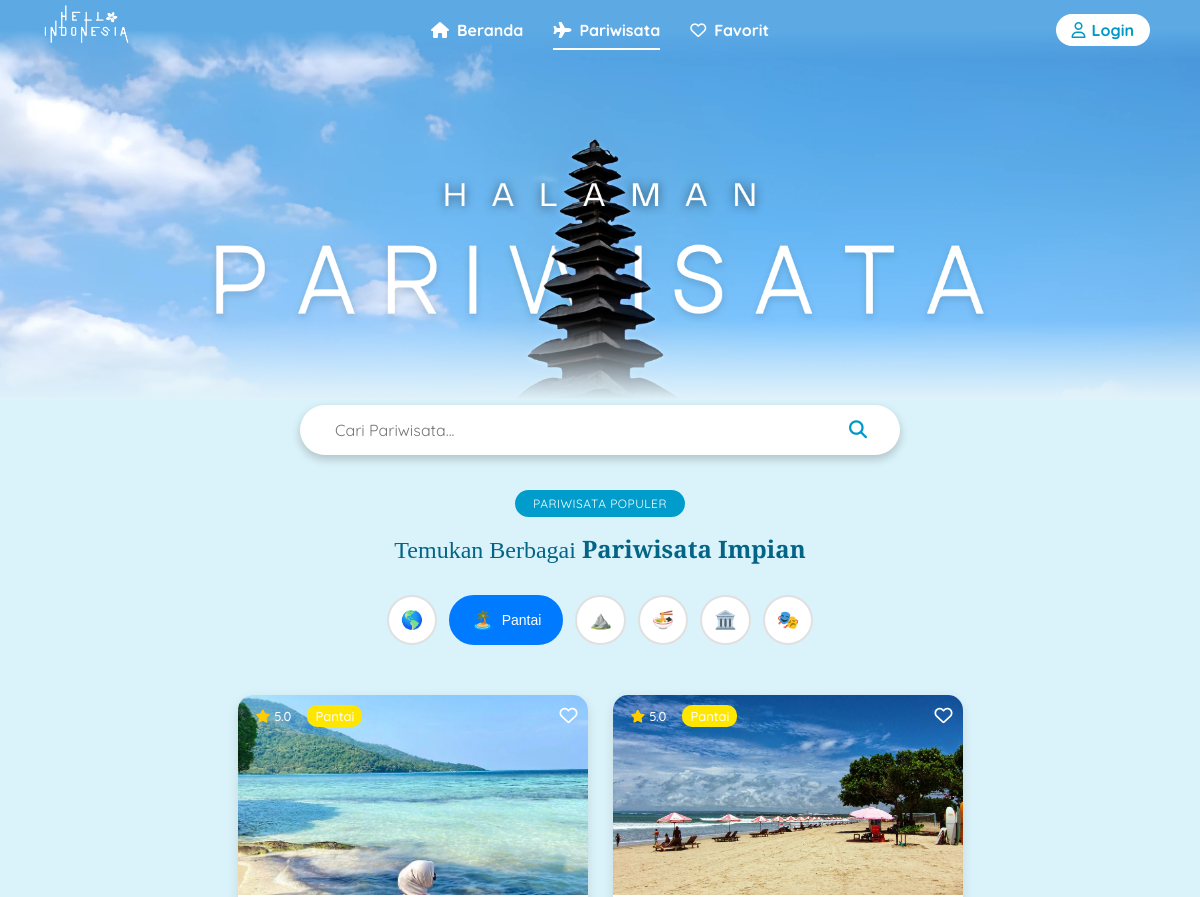
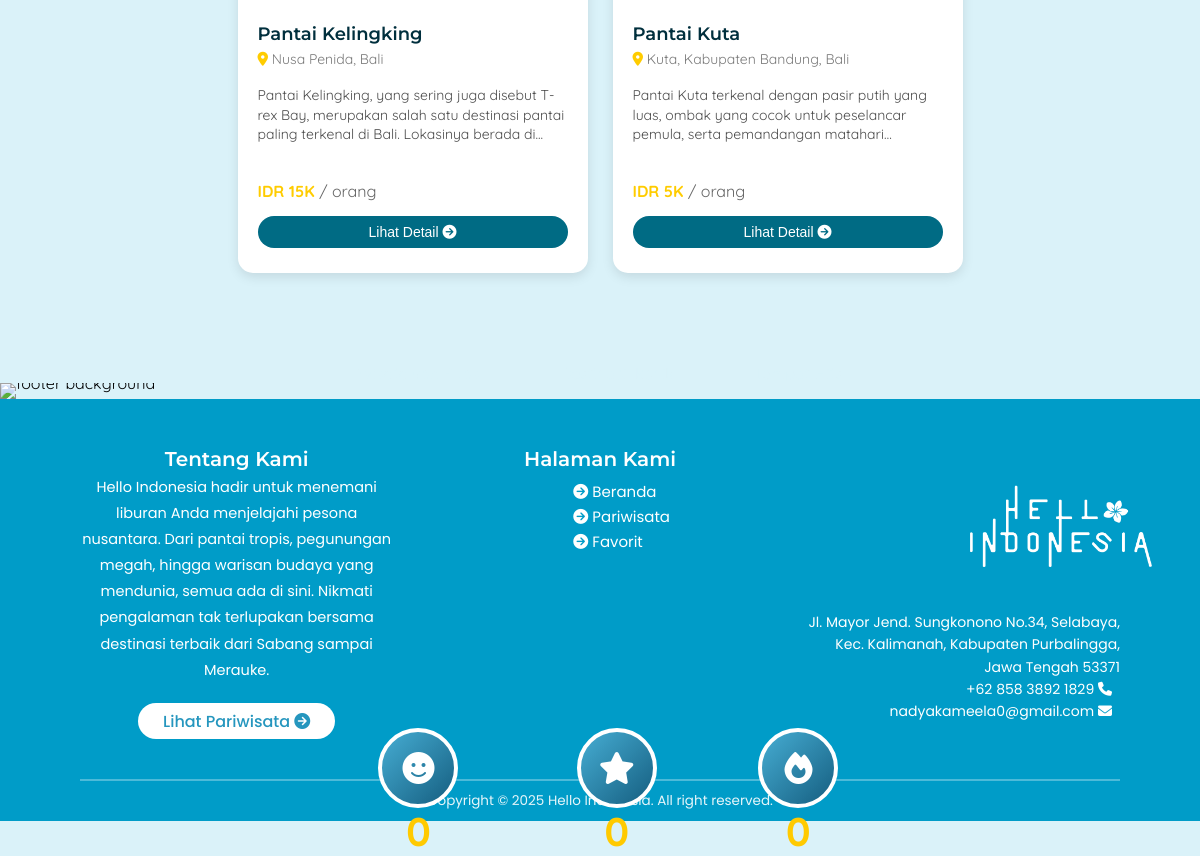
The page /user/pariwisata.php?kategori=Pantai on the database its author committed (2 pictures, top to bottom).
### tables this page shows
CREATE TABLE `pariwisata` (
  `id_pariwisata` int(11) NOT NULL,
  `nama_pariwisata` varchar(100) NOT NULL,
  `id_kategori` int(11) NOT NULL,
  `lokasi_pariwisata` varchar(150) NOT NULL,
  `alamat_pariwisata` text NOT NULL,
  `deskripsi_pariwisata` text NOT NULL,
  `harga_pariwisata` int(11) NOT NULL,
  `satuan_harga` enum('/ orang','/ porsi') NOT NULL,
  `hari_operasional` enum('Senin','Selasa','Rabu','Kamis','Jumat','Sabtu','Minggu','Setiap Hari') NOT NULL,
  `jam_buka` time DEFAULT NULL,
  `jam_tutup` time DEFAULT NULL,
  `zona_waktu` enum('WIB','WITA','WIT') DEFAULT NULL,
  `rating_pariwisata` decimal(2,1) DEFAULT 0.0,
  `tanggal_input` datetime DEFAULT current_timestamp()
);

CREATE TABLE `pariwisata_gambar` (
  `id_gambar` int(11) NOT NULL,
  `id_pariwisata` int(11) NOT NULL,
  `nama_gambar` varchar(255) NOT NULL,
  `urutan` int(2) DEFAULT 1
);

CREATE TABLE `kategori` (
  `id_kategori` int(11) NOT NULL,
  `nama_kategori` varchar(100) NOT NULL
);

### user/pariwisata.php (the view, shortened to what this page needs)
<?php
require_once '../koneksi/koneksi.php';
$query_total = "SELECT COUNT(*) as total FROM pariwisata";
$result_total = mysqli_query($koneksi, $query_total);
$row_total = mysqli_fetch_assoc($result_total);
$total_destinasi = $row_total['total'];
$query_ikonik = "SELECT COUNT(*) as ikonik FROM pariwisata WHERE rating_pariwisata = 5.0";
$result_ikonik = mysqli_query($koneksi, $query_ikonik);
$row_ikonik = mysqli_fetch_assoc($result_ikonik);
$destinasi_ikonik = $row_ikonik['ikonik'];
$wisatawan_puas = 1000;
$kategori_aktif = isset($_GET['kategori']) ? $_GET['kategori'] : 'all';
if ($kategori_aktif == 'all') {
    $sql2 = "SELECT p.*, k.nama_kategori
            FROM pariwisata p
            JOIN kategori k ON p.id_kategori = k.id_kategori
            ORDER BY p.rating_pariwisata DESC
            LIMIT 12";
} else {
    $sql2 = "SELECT p.*, k.nama_kategori
            FROM pariwisata p
            JOIN kategori k ON p.id_kategori = k.id_kategori
            WHERE k.nama_kategori LIKE '%$kategori_aktif%'
            ORDER BY p.rating_pariwisata DESC
            LIMIT 12";
}
$query = mysqli_query($koneksi, $sql2);
?>
<!DOCTYPE html>
<html lang="en">
<head>
    <link rel="stylesheet" href="https://cdnjs.cloudflare.com/ajax/libs/font-awesome/6.4.0/css/all.min.css">
    <link rel="stylesheet" href="pariwisata.css">
</head>
<body>
    <?php include "template/navbar.php"; ?>
    <section class="hero">
        <div class="search-container">
            <form action="hasil_pencarian.php" method="GET" class="search-form">
                <input type="text" name="q" placeholder="Cari Pariwisata..." class="search-input" id="searchInput">
                <button type="submit" class="search-btn">
                    <i class="fa-solid fa-magnifying-glass"></i>
                </button>
            </form>
        </div>
    </section>
    <div class="container">
        <br><br><br><br><br>
        <section class="populer-section">
            <div class="kategori-header">
                <button class="kategori-btn">PARIWISATA POPULER</button>
                <h2>Temukan Berbagai <span>Pariwisata Impian</span></h2>
            </div>
            <div class="kategori-filter">
                <div class="filter-pills">
                    <button class="filter-pill <?= ($kategori_aktif == 'all') ? 'active' : '' ?>"
                        data-kategori="all" onclick="filterKategori('all')">
                        <span class="pill-icon">🌎</span>
                    </button>
                    <button class="filter-pill <?= ($kategori_aktif == 'Pantai') ? 'active' : '' ?>"
                        data-kategori="Pantai" onclick="filterKategori('Pantai')">
                        <span class="pill-icon">🏝️</span>
                        <span class="pill-text">Pantai</span>
                    </button>
                    <button class="filter-pill <?= ($kategori_aktif == 'Gunung') ? 'active' : '' ?>"
                        data-kategori="Gunung" onclick="filterKategori('Gunung')">
                        <span class="pill-icon">⛰️</span>
                    </button>
                    <button class="filter-pill <?= ($kategori_aktif == 'Kuliner') ? 'active' : '' ?>"
                        data-kategori="Kuliner" onclick="filterKategori('Kuliner')">
                        <span class="pill-icon">🍜</span>
                    </button>
                    <button class="filter-pill <?= ($kategori_aktif == 'Sejarah') ? 'active' : '' ?>"
                        data-kategori="Sejarah" onclick="filterKategori('Sejarah')">
                        <span class="pill-icon">🏛️</span>
                    </button>
                    <button class="filter-pill <?= ($kategori_aktif == 'Budaya') ? 'active' : '' ?>"
                        data-kategori="Budaya" onclick="filterKategori('Budaya')">
                        <span class="pill-icon">🎭</span>
                    </button>
                </div>
            </div>
    </div>
    <div class="populer-grid">
        <?php while ($data = mysqli_fetch_assoc($query)): ?>
            <?php
            $id_pariwisata = $data['id_pariwisata'];
            $sql_gambar = "SELECT nama_gambar
                     FROM pariwisata_gambar
                     WHERE id_pariwisata = '$id_pariwisata'
                     ORDER BY urutan ASC
                     LIMIT 1";
            $query_gambar = mysqli_query($koneksi, $sql_gambar);
            $gambar = mysqli_fetch_assoc($query_gambar);
            $gambar_default = 'gambar/default/default.png';
            if ($gambar && !empty($gambar['nama_gambar'])) {
                $path_gambar = '../admin/gambar-admin/pariwisata/';
                $gambar_url = $path_gambar . $gambar['nama_gambar'];
            } else {
                $gambar_url = $gambar_default;
            }
            ?>
            <div class="populer-card">
                <div class="populer-img">
                    <img src="<?= htmlspecialchars($gambar_url) ?>"
                        alt="<?= htmlspecialchars($data['nama_pariwisata']) ?>">
                    <div class="top-bar">
                        <div class="left-info">
                            <span class="rating">
                                <i class="fa-solid fa-star" style="color: #FFCC00;"></i>
                                <?= number_format($data['rating_pariwisata'], 1) ?>
                            </span>
                            <span class="kategorii"><?= htmlspecialchars($data['nama_kategori']) ?></span>
                        </div>
                        <button class="favorite-btn-card" data-id="<?= $data['id_pariwisata'] ?>">
                            <i class="fa-regular fa-heart"></i>
                        </button>
                    </div>
                </div>
                <div class="populer-content">
                    <h3><?= htmlspecialchars($data['nama_pariwisata']) ?></h3>
                    <p class="lokasi">
                        <i class="fa-solid fa-location-dot" style="color: #FFCC00;"></i>
                        <?= htmlspecialchars($data['lokasi_pariwisata']) ?>
                    </p>
                    <?php
                    $deskripsi_asli = utf8_encode(strip_tags($data['deskripsi_pariwisata']));
                    $deskripsi = explode(" ", $deskripsi_asli);
                    $deskripsi_singkat = implode(" ", array_slice($deskripsi, 0, 20));
                    if (count($deskripsi) > 20) $deskripsi_singkat .= "...";
                    ?>
                    <p class="deskripsi"><?= htmlspecialchars($deskripsi_singkat) ?></p>
                    <div class="card-bottom">
                        <p class="harga">
                            IDR <?= number_format($data['harga_pariwisata'] / 1000, 0) ?>K
                            <span><?= $data['satuan_harga'] ?></span>
                        </p>
                        <button class="btn-detail" data-modal="modal<?= $data['id_pariwisata'] ?>">
                            Lihat Detail <i class="fa-solid fa-circle-arrow-right"></i>
                        </button>
                    </div>
                </div>
            </div>
        <?php endwhile; ?>
    </div>
    <br><br>
    <div class="container">
        <section class="why-hello-indonesia">
            <div class="stats-container">
                <div class="stat-item">
                    <div class="stat-icon">
                        <i class="fas fa-smile"></i>
                    </div>
                    <div class="stat-number" data-count="<?php echo $wisatawan_puas; ?>">0</div>
                    <p class="stat-label">Wisatawan Puas</p>
                </div>
                <div class="stat-item">
                    <div class="stat-icon">
                        <i class="fas fa-star"></i>
                    </div>
                    <div class="stat-number" data-count="<?php echo $destinasi_ikonik; ?>">0</div>
                    <p class="stat-label">Destinasi Ikonik</p>
                </div>
                <div class="stat-item">
                    <div class="stat-icon">
                        <i class="fas fa-fire"></i>
                    </div>
                    <div class="stat-number" data-count="<?php echo $total_destinasi; ?>">0</div>
                    <p class="stat-label">Tempat Hits</p>
                </div>
            </div>
    </div>
    <?php include "template/footer.php"; ?>
</body>
</html>

### rows shown on the page
pariwisata: pariwisata_gambar.nama_gambar (picture), rating_pariwisata "5.0", id_kategori.nama_kategori "Pantai", nama_pariwisata "Pantai Kelingking", lokasi_pariwisata "Nusa Penida, Bali", deskripsi_singkat "Pantai Kelingking, yang sering juga disebut T-rex Bay, merupakan salah satu destinasi pantai paling terkenal di Bali. Lokasinya berada di...", $data['harga_pariwisata']/1000 "15", satuan_harga "/ orang"
pariwisata: pariwisata_gambar.nama_gambar (picture), rating_pariwisata "5.0", id_kategori.nama_kategori "Pantai", nama_pariwisata "Pantai Kuta", lokasi_pariwisata "Kuta, Kabupaten Bandung, Bali", deskripsi_singkat "Pantai Kuta terkenal dengan pasir putih yang luas, ombak yang cocok untuk peselancar pemula, serta pemandangan…", $data['harga_pariwisata']/1000 "5", satuan_harga "/ orang"
